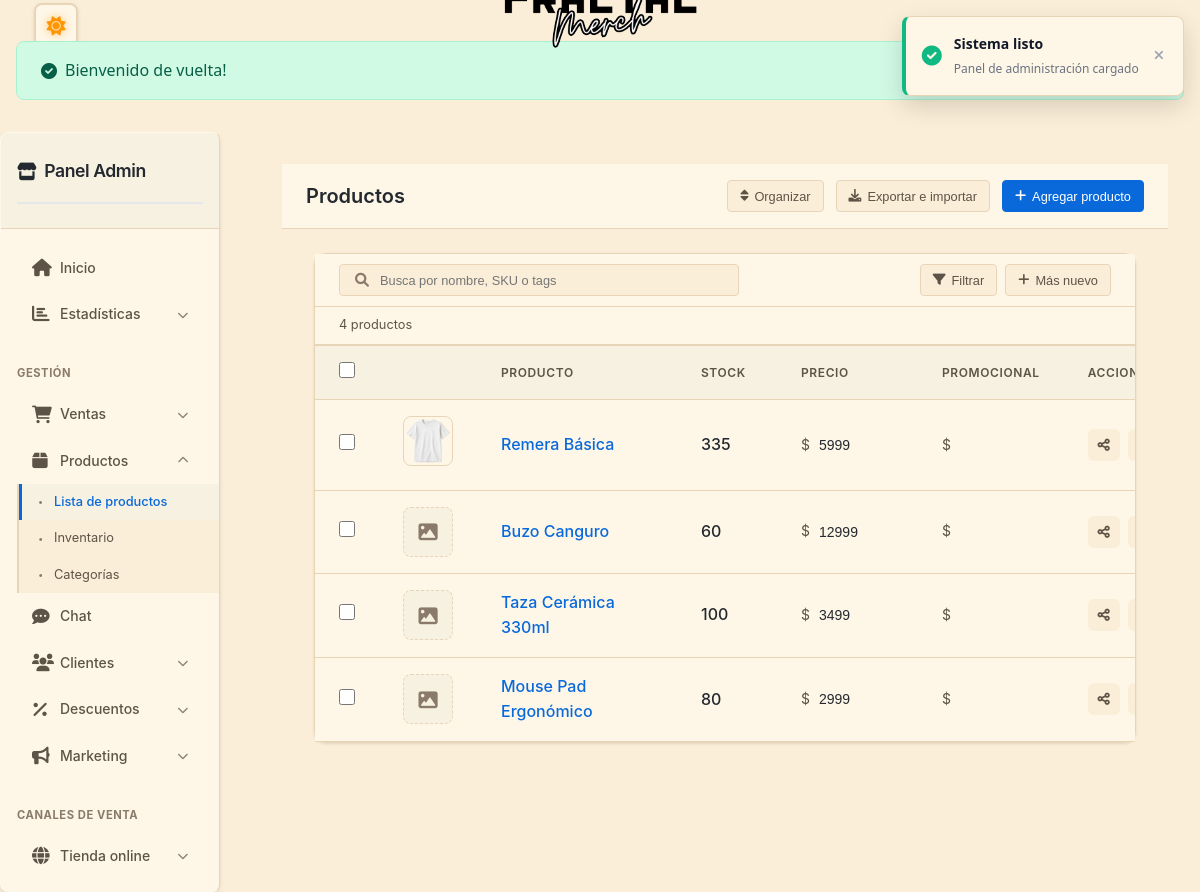
Screenshot of /admin/manage-products.php (signed in) with the database file from the repository.
### tables this page shows
CREATE TABLE IF NOT EXISTS products (
    id INT AUTO_INCREMENT PRIMARY KEY,
    name VARCHAR(255) NOT NULL,
    description TEXT,
    price DECIMAL(10, 2) NOT NULL,
    cost DECIMAL(10, 2) DEFAULT 0.00,
    sku VARCHAR(100) UNIQUE NOT NULL,
    main_image_url VARCHAR(255),
    category_id INT,
    created_at DATETIME DEFAULT CURRENT_TIMESTAMP,
    updated_at DATETIME DEFAULT CURRENT_TIMESTAMP ON UPDATE CURRENT_TIMESTAMP,
    FOREIGN KEY (category_id) REFERENCES categories(id) ON DELETE SET NULL
);

### includes/functions.php (called while the page is built, shortened)
<?php
require_once __DIR__ . '/../config/database.php';
function get_products($search = null, $category_id = null) {
    global $pdo;
    $sql = "SELECT p.*, c.name as category_name,
                   SUM(pv.stock) as total_stock,
                   p.updated_at
            FROM products p
            LEFT JOIN categories c ON p.category_id = c.id
            LEFT JOIN product_variants pv ON p.id = pv.product_id
            WHERE 1=1";
    $params = [];
    $sql .= " GROUP BY p.id ORDER BY p.updated_at DESC, p.created_at DESC";
    try {
        $stmt = $pdo->prepare($sql);
        $stmt->execute($params);
        $products = $stmt->fetchAll();
        return $products;
    } catch (PDOException $e) {
        error_log("Error getting products: " . $e->getMessage());
        return [];
    }
}
?>

### admin/manage-products.php (the view, shortened to what this page needs)
<?php
require_once '../includes/functions.php';
$products = get_products();
include 'admin-dashboard-header.php';
?>
<link rel="stylesheet" href="../assets/css/style.css?v=<?php echo time(); ?>">
<div class="modern-admin-container">
    <?php include 'includes/admin-sidebar.php'; ?>
    <div class="modern-admin-main">
        <div class="tiendanube-header">
            <div class="header-left">
                <h1>Productos</h1>
            </div>
            <div class="header-right">
                <button class="tn-btn tn-btn-secondary" onclick="organizeProducts()">
                    <i class="fas fa-sort"></i>
                    Organizar
                </button>
                <button class="tn-btn tn-btn-secondary" onclick="exportProducts()">
                    <i class="fas fa-download"></i>
                    Exportar e importar
                </button>
                <button id="toggleProductForm" class="tn-btn tn-btn-primary">
                    <i class="fas fa-plus"></i>
                    Agregar producto
                </button>
            </div>
        </div>
        <div class="products-section">
            <div class="tiendanube-search-bar">
                <div class="tn-search-container">
                    <i class="fas fa-search"></i>
                    <input type="text" id="productSearch" placeholder="Busca por nombre, SKU o tags">
                </div>
                <div class="tn-filters">
                    <button class="tn-filter-btn" onclick="toggleFilters()">
                        <i class="fas fa-filter"></i>
                        Filtrar
                    </button>
                    <button class="tn-filter-btn" onclick="toggleMoreOptions()">
                        <i class="fas fa-plus"></i>
                        Más nuevo
                    </button>
                </div>
            </div>
            <div class="tn-products-counter">
                <span id="productsCount"><?php echo count($products); ?> productos</span>
            </div>
            <?php if (empty($products)): ?>
                <div class="empty-state" style="padding: 3rem; text-align: center;">
                    <i class="fas fa-box-open" style="font-size: 3rem; color: #d1d5db; margin-bottom: 1rem;"></i>
                    <h3 style="color: #111827; font-size: 1.25rem; font-weight: 600; margin-bottom: 0.5rem;">No hay productos</h3>
                    <p style="color: #6b7280; margin-bottom: 1.5rem;">Comienza agregando tu primer producto al catálogo</p>
                    <button class="btn-primary" onclick="window.adminPanel.showProductForm()">
                        <i class="fas fa-plus"></i>
                        Crear Primer Producto
                    </button>
                </div>
            <?php else: ?>
                <div style="overflow-x: auto;">
                    <table class="tn-products-table">
                        <thead>
                            <tr>
                                <th width="40">
                                    <input type="checkbox" id="selectAll" onchange="toggleSelectAll(this)">
                                </th>
                                <th width="80"></th>
                                <th>Producto</th>
                                <th>Stock</th>
                                <th>Precio</th>
                                <th>Promocional</th>
                                <th width="120">Acciones</th>
                            </tr>
                        </thead>
                        <tbody>
                            <?php foreach ($products as $product): ?>
                                <tr class="tn-product-row" data-id="<?php echo $product['id']; ?>">
                                    <td>
                                        <input type="checkbox" class="product-checkbox" value="<?php echo $product['id']; ?>" onchange="updateBulkActions()">
                                    </td>
                                    <td class="tn-product-image">
                                        <?php if ($product['main_image_url']): ?>
                                            <img src="../<?php echo htmlspecialchars($product['main_image_url']); ?>"
                                                 alt="<?php echo htmlspecialchars($product['name']); ?>"
                                                 onerror="this.style.display='none'; this.nextElementSibling.style.display='flex';">
                                            <div class="tn-image-placeholder" style="display: none;">
                                                <i class="fas fa-image"></i>
                                            </div>
                                        <?php else: ?>
                                            <div class="tn-image-placeholder">
                                                <i class="fas fa-image"></i>
                                            </div>
                                        <?php endif; ?>
                                    </td>
                                    <td class="tn-product-info">
                                        <div class="tn-product-name">
                                            <a href="#" onclick="editProduct(<?php echo $product['id']; ?>)" class="tn-product-link">
                                                <?php echo htmlspecialchars($product['name']); ?>
                                            </a>
                                        </div>
                                    </td>
                                    <td class="tn-stock-cell">
                                        <?php
                                        $stock = $product['total_stock'];
                                        if ($stock == 0): ?>
                                            <span class="tn-stock-infinite">∞ Infinito</span>
                                        <?php else: ?>
                                            <span class="tn-stock-number"><?php echo $stock; ?></span>
                                        <?php endif; ?>
                                    </td>
                                    <td class="tn-price-cell">
                                        <div class="tn-price-input">
                                            <span class="currency">$</span>
                                            <input type="text" value="<?php echo number_format($product['price'], 0, '', ''); ?>"
                                                   class="tn-inline-input"
                                                   onchange="updatePrice(<?php echo $product['id']; ?>, this.value)">
                                        </div>
                                    </td>
                                    <td class="tn-promotional-cell">
                                        <div class="tn-price-input">
                                            <span class="currency">$</span>
                                            <input type="text" placeholder=""
                                                   class="tn-inline-input tn-promotional"
                                                   onchange="updatePromotionalPrice(<?php echo $product['id']; ?>, this.value)">
                                        </div>
                                    </td>
                                    <td class="tn-actions-cell">
                                        <div class="tn-actions">
                                            <button class="tn-action-btn" onclick="shareProduct(<?php echo $product['id']; ?>)" title="Compartir">
                                                <i class="fas fa-share-alt"></i>
                                            </button>
                                            <button class="tn-action-btn" onclick="duplicateProduct(<?php echo $product['id']; ?>)" title="Duplicar">
                                            </button>
                                        </div>
                                    </td>
                                </tr>
                            <?php endforeach; ?>
                        </tbody>
                    </table>
                </div>
            <?php endif; ?>
        </div>
    </div>
</div>
<div id="toastContainer" class="toast-container"></div>
</body>
</html>

### admin/admin-dashboard-header.php (style rules this page uses)
.admin-body { background: linear-gradient(135deg, #667eea 0%, #764ba2 100%); min-height: 100vh; transition: all 0.3s ease; }

### rows the page displays
products: main_image_url (picture), name "Remera Básica", stock "335", price "5999"
products: name "Buzo Canguro", stock "60", price "12999"
products: name "Taza Cerámica 330ml", stock "100", price "3499"
products: name "Mouse Pad Ergonómico", stock "80", price "2999"

### other values shown
$flash_message['message'] "Bienvenido de vuelta!"
